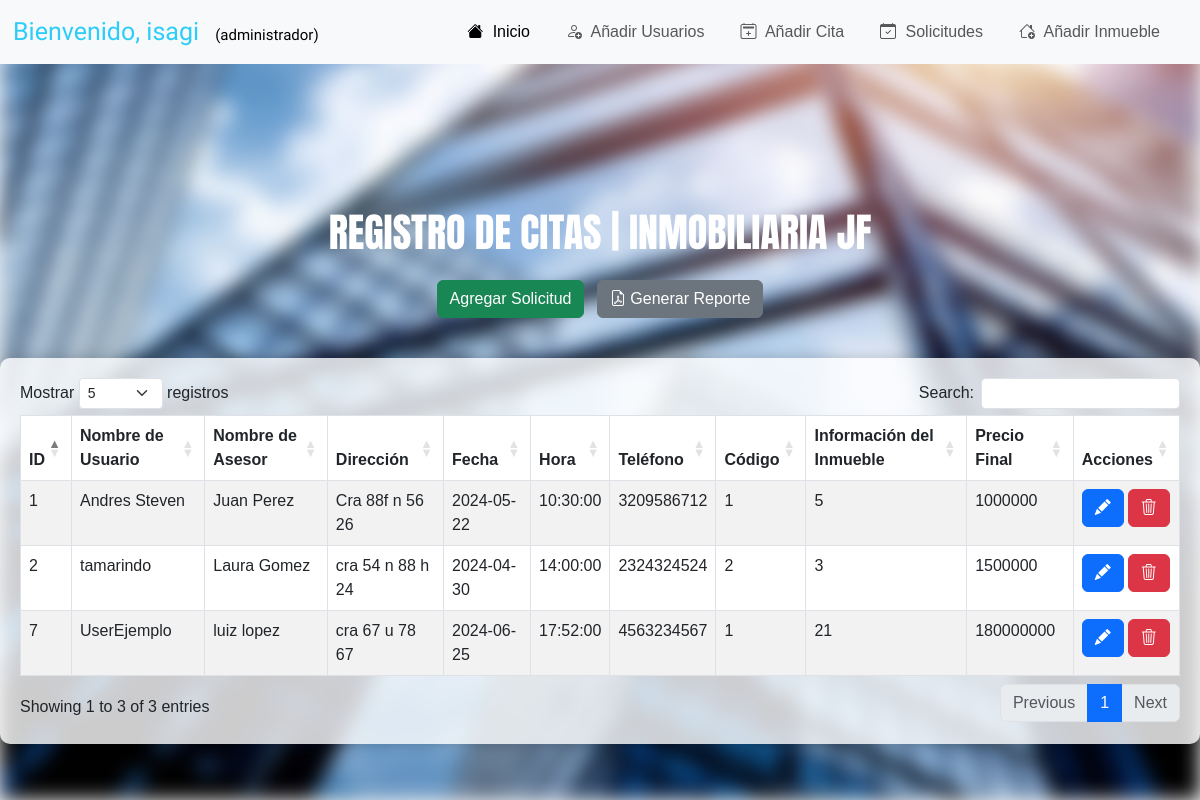
The page /crudcitas/index.php (signed in) on the database its author committed.
### tables this page shows
CREATE TABLE `tblcita` (
  `IdCita` int(11) NOT NULL,
  `IdUsuario` int(11) NOT NULL,
  `Nombre_usuario` varchar(30) NOT NULL,
  `Nombre_asesor` varchar(30) NOT NULL,
  `Dirección` varchar(20) NOT NULL,
  `Fecha` date NOT NULL,
  `Hora` time NOT NULL,
  `Telefono` varchar(10) NOT NULL,
  `codigoc` int(11) NOT NULL,
  `infoinmueble` varchar(50) NOT NULL,
  `Precio_final` varchar(200) NOT NULL
);

### crudcitas/index.php (the view, shortened to what this page needs)
<?php
include '../pagina_html/funciones.php';
?>
<!DOCTYPE html>
<html lang="en">
<head>
    <link rel="stylesheet" type="text/css" href="https://cdn.datatables.net/1.11.5/css/dataTables.bootstrap5.min.css">
    <link rel="stylesheet" href="https://cdnjs.cloudflare.com/ajax/libs/twitter-bootstrap/5.3.0/css/bootstrap.min.css">
    <link rel="stylesheet" href="https://cdnjs.cloudflare.com/ajax/libs/bootstrap-icons/1.17.0/font/bootstrap-icons.css">
    <link rel="stylesheet" href="https://cdn.jsdelivr.net/npm/bootstrap-icons@1.11.3/font/bootstrap-icons.min.css">
    <link rel="stylesheet" href="../codigo_css/crudstyles.css">
</head>
<body>
    <div class="background"></div>
    ?><br><br><br><br><br>
    <br>
    <div class="row text-center text-white anton-regular">
        <h1>REGISTRO DE CITAS | INMOBILIARIA JF</h1>
    </div>
    <br>
    <div class="text-center mb-3">
        <a href="create.php" class="btn btn-success me-2">Agregar Solicitud</a>
        <a href="../fpdf/reporte_citas.php" class="btn btn-secondary">
            <i class="bi bi-file-earmark-pdf"></i> Generar Reporte
        </a>
    </div>
    <br>
    <div class="container">
        <div class="table-responsive">
            <table id="citas_table" class="table table-striped table-bordered">
                <thead>
                    <tr>
                        <th>ID</th>
                        <th>Nombre de Usuario</th>
                        <th>Nombre de Asesor</th>
                        <th>Dirección</th>
                        <th>Fecha</th>
                        <th>Hora</th>
                        <th>Teléfono</th>
                        <th>Código</th>
                        <th>Información del Inmueble</th>
                        <th>Precio Final</th>
                        <th>Acciones</th>
                    </tr>
                </thead>
                <tbody>
                    <?php
                    $conexion = new mysqli("localhost", "root", "", "realstate");
                    $consulta = "SELECT * FROM tblcita";
                    $resultado = $conexion->query($consulta);
                    if ($resultado->num_rows > 0) {
                        while ($fila = $resultado->fetch_assoc()) {
                            echo "<tr>";
                            echo "<td>" . $fila['IdCita'] . "</td>";
                            echo "<td>" . $fila['Nombre_usuario'] . "</td>";
                            echo "<td>" . $fila['Nombre_asesor'] . "</td>";
                            echo "<td>" . $fila['Dirección'] . "</td>";
                            echo "<td>" . $fila['Fecha'] . "</td>";
                            echo "<td>" . $fila['Hora'] . "</td>";
                            echo "<td>" . $fila['Telefono'] . "</td>";
                            echo "<td>" . $fila['codigoc'] . "</td>";
                            echo "<td>" . $fila['infoinmueble'] . "</td>";
                            echo "<td>" . $fila['Precio_final'] . "</td>";
                            echo "<td>";
                            echo "<a href='editar.php?id=" . $fila['IdCita'] . "' class='btn btn-primary me-1'><i class='bi bi-pencil-fill'></i></a>";
                            echo "<form method='post' action='delete.php' style='display: inline;'>";
                            echo "<button type='submit' class='btn btn-danger' onclick='return confirmDeletion();'><i class='bi bi-trash3'></i></button>";
                            echo "</form>";
                            echo "</td>";
                            echo "</tr>";
                        }
                    } else {
                        echo "<tr><td colspan='11'>0 resultados</td></tr>";
                    }
                    ?>
                </tbody>
            </table>
        </div>
    </div>
</body>
</html>

### codigo_css/crudstyles.css (style rules this page uses)
body, h1, h2, h3, p, ul, li, form, input, select, button { margin: 0; padding: 0; box-sizing: border-box; }
body { font-family: Arial, sans-serif; background-color: #f5f5f5; }
.background { position: fixed; top: 0; left: 0; width: 100%; height: 100%; background-image: url('../imagenes/1663700343081.jpg'); background-size: cover; background-position: center; background-repeat: no-repeat; filter: blur(10px); z-index: -1; }
.container { max-width: 1200px; margin: 0 auto; padding: 20px; background: rgba(255, 255, 255, 0.8); border-radius: 10px; box-shadow: 0 0 15px rgba(0, 0, 0, 0.2); position: relative; z-index: 1; overflow: auto; }
.anton-regular { font-family: "Anton", sans-serif; font-weight: 400; font-style: normal; }

### rows shown on the page
tblcita: IdCita "1", Nombre_usuario "Andres Steven", Nombre_asesor "Juan Perez", Dirección "Cra 88f n 56 26", Fecha "2024-05-22", Hora "10:30:00", Telefono "3209586712", codigoc "1", infoinmueble "5", Precio_final "1000000"
tblcita: IdCita "2", Nombre_usuario "tamarindo", Nombre_asesor "Laura Gomez", Dirección "cra 54 n 88 h 24", Fecha "2024-04-30", Hora "14:00:00", Telefono "2324324524", codigoc "2", infoinmueble "3", Precio_final "1500000"
tblcita: IdCita "7", Nombre_usuario "UserEjemplo", Nombre_asesor "luiz lopez", Dirección "cra 67 u 78 67", Fecha "2024-06-25", Hora "17:52:00", Telefono "4563234567", codigoc "1", infoinmueble "21", Precio_final "180000000"

### other values the page prints
$usuario "isagi"
$rol "administrador"
